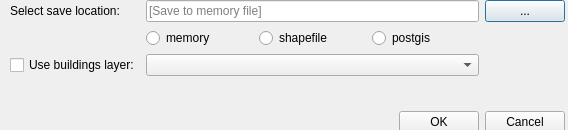
<?xml version="1.0" encoding="UTF-8"?>
<ui version="4.0">
 <class>CreatenewDialogBase</class>
 <widget class="QDialog" name="CreatenewDialogBase">
  <property name="geometry">
   <rect>
    <x>0</x>
    <y>0</y>
    <width>568</width>
    <height>130</height>
   </rect>
  </property>
  <property name="sizePolicy">
   <sizepolicy hsizetype="Preferred" vsizetype="Fixed">
    <horstretch>0</horstretch>
    <verstretch>0</verstretch>
   </sizepolicy>
  </property>
  <property name="minimumSize">
   <size>
    <width>250</width>
    <height>130</height>
   </size>
  </property>
  <property name="maximumSize">
   <size>
    <width>16777215</width>
    <height>130</height>
   </size>
  </property>
  <property name="windowTitle">
   <string>Create new frontage layer</string>
  </property>
  <widget class="QWidget" name="layoutWidget">
   <property name="geometry">
    <rect>
     <x>10</x>
     <y>0</y>
     <width>555</width>
     <height>133</height>
    </rect>
   </property>
   <layout class="QGridLayout" name="gridLayout">
    <item row="0" column="3">
     <widget class="QPushButton" name="pushButtonSelectLocation">
      <property name="sizePolicy">
       <sizepolicy hsizetype="Maximum" vsizetype="Fixed">
        <horstretch>0</horstretch>
        <verstretch>0</verstretch>
       </sizepolicy>
      </property>
      <property name="text">
       <string>...</string>
      </property>
     </widget>
    </item>
    <item row="4" column="3">
     <widget class="QPushButton" name="closePopUpButton">
      <property name="sizePolicy">
       <sizepolicy hsizetype="Maximum" vsizetype="Fixed">
        <horstretch>0</horstretch>
        <verstretch>0</verstretch>
       </sizepolicy>
      </property>
      <property name="text">
       <string>Cancel</string>
      </property>
     </widget>
    </item>
    <item row="0" column="0">
     <widget class="QLabel" name="label">
      <property name="sizePolicy">
       <sizepolicy hsizetype="Maximum" vsizetype="Maximum">
        <horstretch>0</horstretch>
        <verstretch>0</verstretch>
       </sizepolicy>
      </property>
      <property name="text">
       <string>Select save location:</string>
      </property>
     </widget>
    </item>
    <item row="2" column="0">
     <widget class="QCheckBox" name="createNewFileCheckBox">
      <property name="enabled">
       <bool>true</bool>
      </property>
      <property name="text">
       <string>Use buildings layer:</string>
      </property>
     </widget>
    </item>
    <item row="3" column="1">
     <spacer name="verticalSpacer">
      <property name="orientation">
       <enum>Qt::Vertical</enum>
      </property>
      <property name="sizeHint" stdset="0">
       <size>
        <width>66</width>
        <height>12</height>
       </size>
      </property>
     </spacer>
    </item>
    <item row="4" column="2">
     <widget class="QPushButton" name="pushButtonNewFileDLG">
      <property name="sizePolicy">
       <sizepolicy hsizetype="Maximum" vsizetype="Fixed">
        <horstretch>0</horstretch>
        <verstretch>0</verstretch>
       </sizepolicy>
      </property>
      <property name="layoutDirection">
       <enum>Qt::RightToLeft</enum>
      </property>
      <property name="text">
       <string>OK</string>
      </property>
     </widget>
    </item>
    <item row="2" column="1" colspan="2">
     <widget class="QComboBox" name="selectLUCombo"/>
    </item>
    <item row="1" column="1" colspan="2">
     <layout class="QHBoxLayout" name="horizontalLayout">
      <item>
       <widget class="QRadioButton" name="f_memory_radioButton">
        <property name="text">
         <string>memory</string>
        </property>
       </widget>
      </item>
      <item>
       <widget class="QRadioButton" name="f_shp_radioButton">
        <property name="text">
         <string>shapefile</string>
        </property>
       </widget>
      </item>
      <item>
       <widget class="QRadioButton" name="f_postgis_radioButton">
        <property name="text">
         <string>postgis</string>
        </property>
       </widget>
      </item>
     </layout>
    </item>
    <item row="0" column="1" colspan="2">
     <widget class="QLineEdit" name="lineEditFrontages">
      <property name="placeholderText">
       <string>[Save to memory file]</string>
      </property>
     </widget>
    </item>
   </layout>
  </widget>
 </widget>
 <resources/>
 <connections/>
</ui>
